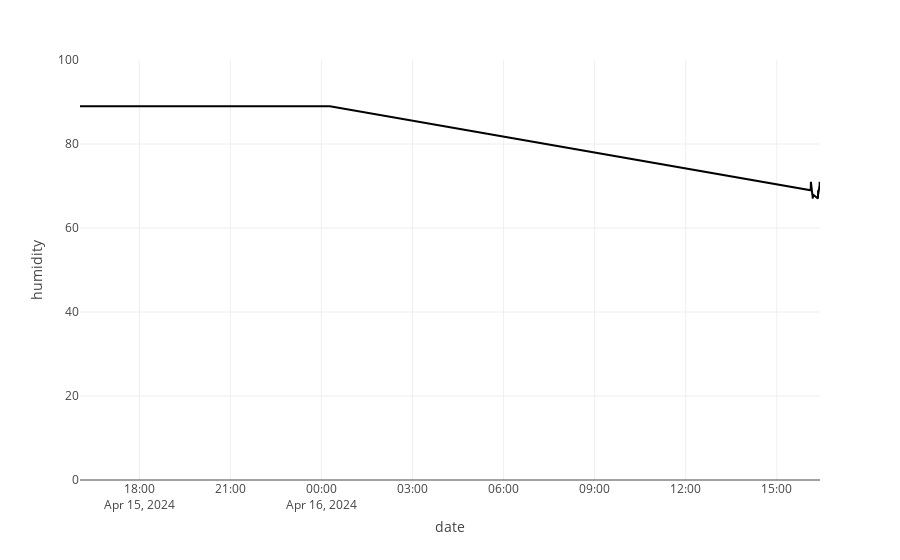

Write notebook code for a chart like this one.
### Code cell
fig = px.line(
                data_frame=df, y="humidity", x="date",range_y=[0,100]
)
fig.show()

### Figure 1 — Plotly figure (JSON) as saved in the notebook; plotly's stock layout.template omitted (floating-point values rounded to 4 significant figures)
{"data": [{"hovertemplate": "date=%{x}<br>humidity=%{y}<extra></extra>", "legendgroup": "", "line": {"color": "#000001", "dash": "solid"}, "marker": {"symbol": "circle"}, "mode": "lines", "name": "", "orientation": "v", "showlegend": false, "type": "scatter", "x": ["2024-04-15T16:02:47", "2024-04-15T16:02:53", "2024-04-15T16:18:08", "2024-04-15T16:18:14", "2024-04-15T16:18:20", "2024-04-15T16:18:26", "2024-04-15T16:18:32", "2024-04-15T16:18:45", "2024-04-15T16:18:51", "2024-04-15T16:18:58", "2024-04-15T16:19:04", "2024-04-15T16:19:11", "2024-04-15T16:21:21", "2024-04-15T16:21:27", "2024-04-15T16:21:33", "2024-04-15T16:21:39", "2024-04-15T16:21:46", "2024-04-15T16:21:59", "2024-04-15T16:22:05", "2024-04-15T16:22:11", "2024-04-15T16:26:30", "2024-04-15T16:26:36", "2024-04-15T16:26:42", "2024-04-16T00:16:30", "2024-04-16T00:16:41", "2024-04-16T16:07:01", "2024-04-16T16:07:07", "2024-04-16T16:07:13", "2024-04-16T16:07:19", "2024-04-16T16:07:25", "2024-04-16T16:11:14", "2024-04-16T16:11:20", "2024-04-16T16:21:22", "2024-04-16T16:21:28", "2024-04-16T16:21:34", "2024-04-16T16:21:40", "2024-04-16T16:21:47", "2024-04-16T16:24:23", "2024-04-16T16:24:30", "2024-04-16T16:24:36", "2024-04-16T16:24:42", "2024-04-16T16:24:49", "2024-04-16T16:25:11", "2024-04-16T16:25:17", "2024-04-16T16:25:24"], "xaxis": "x", "y": [89, 89, 89, 89, 89, 89, 89, 89, 89, 89, 89, 89, 89, 89, 89, 89, 89, 89, 89, 89, 89, 89, 89, 89, 89, 69, 70, 69, 70, 71, 67, 68, 67, 68, 69, 69, 68, 70, 70, 70, 70, 71, 70, 70, 71], "yaxis": "y"}], "layout": {"legend": {"tracegroupgap": 0}, "margin": {"t": 60}, "xaxis": {"anchor": "y", "domain": [0, 1], "title": {"text": "date"}}, "yaxis": {"anchor": "x", "domain": [0, 1], "range": [0, 100], "title": {"text": "humidity"}}}}
